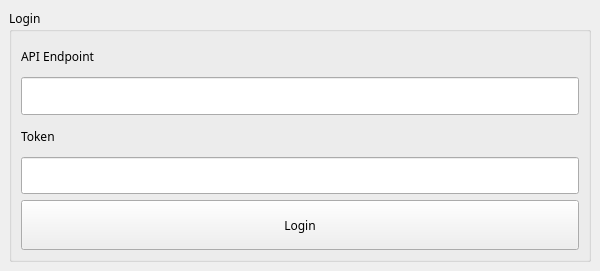
<?xml version="1.0" encoding="UTF-8"?>
<ui version="4.0">
 <class>MainWindow</class>
 <widget class="QMainWindow" name="MainWindow">
  <property name="geometry">
   <rect>
    <x>0</x>
    <y>0</y>
    <width>600</width>
    <height>271</height>
   </rect>
  </property>
  <property name="minimumSize">
   <size>
    <width>0</width>
    <height>0</height>
   </size>
  </property>
  <property name="maximumSize">
   <size>
    <width>16777215</width>
    <height>300</height>
   </size>
  </property>
  <property name="font">
   <font>
    <family>Microsoft YaHei</family>
   </font>
  </property>
  <property name="windowTitle">
   <string>UserLogin</string>
  </property>
  <widget class="QWidget" name="centralwidget">
   <layout class="QVBoxLayout" name="verticalLayout">
    <item>
     <widget class="QGroupBox" name="groupBox">
      <property name="title">
       <string>Login</string>
      </property>
      <layout class="QVBoxLayout" name="verticalLayout_3">
       <item>
        <layout class="QVBoxLayout" name="verticalLayout_2">
         <item>
          <widget class="QLabel" name="label_2">
           <property name="maximumSize">
            <size>
             <width>16777215</width>
             <height>30</height>
            </size>
           </property>
           <property name="text">
            <string>API Endpoint</string>
           </property>
          </widget>
         </item>
         <item>
          <widget class="QLineEdit" name="lineEdit_api">
           <property name="maximumSize">
            <size>
             <width>16777215</width>
             <height>50</height>
            </size>
           </property>
          </widget>
         </item>
         <item>
          <widget class="QLabel" name="label">
           <property name="maximumSize">
            <size>
             <width>16777215</width>
             <height>30</height>
            </size>
           </property>
           <property name="text">
            <string>Token</string>
           </property>
          </widget>
         </item>
         <item>
          <widget class="QLineEdit" name="lineEdit_token">
           <property name="maximumSize">
            <size>
             <width>16777215</width>
             <height>50</height>
            </size>
           </property>
          </widget>
         </item>
        </layout>
       </item>
       <item>
        <widget class="QPushButton" name="pushButton_ok">
         <property name="maximumSize">
          <size>
           <width>16777215</width>
           <height>50</height>
          </size>
         </property>
         <property name="text">
          <string>Login</string>
         </property>
        </widget>
       </item>
      </layout>
     </widget>
    </item>
   </layout>
  </widget>
 </widget>
 <resources/>
 <connections/>
</ui>
